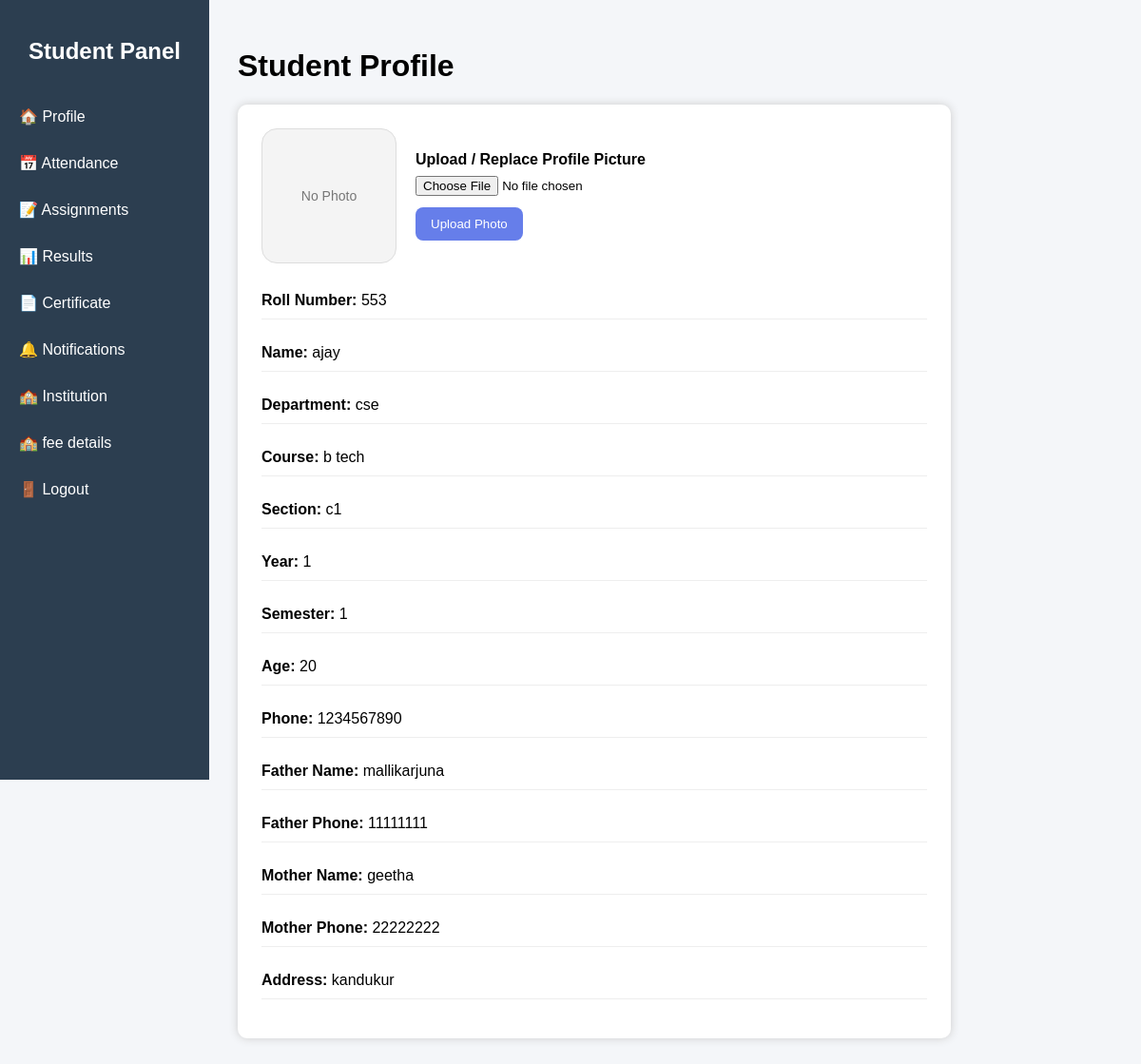
Page /profile (signed in) on the committed database.
### tables this page shows
CREATE TABLE students (

        id INTEGER PRIMARY KEY AUTOINCREMENT,

        roll_number TEXT UNIQUE,
        name TEXT,
        password TEXT,
        department TEXT,
        course_name TEXT,
        age INTEGER,
        section TEXT,
        father_name TEXT,
        father_phone TEXT,
        mother_name TEXT,
        mother_phone TEXT,
        phone TEXT,
        year INTEGER DEFAULT 1,
        semester INTEGER DEFAULT 1,
        address TEXT,
        photo_filename TEXT

    );

### app.py (the view)
@app.route("/profile")
def profile():
    student_session = session.get("student")
    if not student_session:
        return "❌ Session Missing (Login Again)"
    roll = student_session.get("roll_number")
    conn = sqlite3.connect("student.db")
    conn.row_factory = sqlite3.Row
    cursor = conn.cursor()
    cursor.execute("""
        SELECT * FROM students
        WHERE roll_number=?
    """, (roll,))
    student = cursor.fetchone()
    conn.close()
    if not student:
        return "❌ Student Not Found"
    return render_template(
        "student/student_profile.html",
        student=dict(student)
    )

### templates/student/student_profile.html (shortened to what this page needs)
{% extends "student/base.html" %}
{% block content %}
<h1>Student Profile</h1>
<div class="card">
    <div class="profile-header">
        <div class="profile-image">
            {% if student.photo_filename %}
                <img src="{{ url_for('static', filename='uploads/students/' ~ student.photo_filename) }}" alt="Profile Photo">
            {% else %}
                <div class="placeholder">No Photo</div>
            {% endif %}
        </div>
        <div class="upload-form">
            <form action="/upload_dp" method="POST" enctype="multipart/form-data">
                <label for="dp">Upload / Replace Profile Picture</label>
                <input type="file" id="dp" name="dp" accept="image/*" required>
                <button type="submit">Upload Photo</button>
            </form>
        </div>
    </div>
    <p><b>Roll Number:</b> {{ student.roll_number }}</p>
    <p><b>Name:</b> {{ student.name }}</p>
    <p><b>Department:</b> {{ student.department }}</p>
    <p><b>Course:</b> {{ student.course_name }}</p>
    <p><b>Section:</b> {{ student.section }}</p>
    <p><b>Year:</b> {{ student.year }}</p>
    <p><b>Semester:</b> {{ student.semester }}</p>
    <p><b>Age:</b> {{ student.age }}</p>
    <p><b>Phone:</b> {{ student.phone }}</p>
    <p><b>Father Name:</b> {{ student.father_name }}</p>
    <p><b>Father Phone:</b> {{ student.father_phone }}</p>
    <p><b>Mother Name:</b> {{ student.mother_name }}</p>
    <p><b>Mother Phone:</b> {{ student.mother_phone }}</p>
    <p><b>Address:</b> {{ student.address }}</p>
</div>
{% endblock %}

### templates/student/base.html (style rules this page uses)
body { margin:0; font-family: Arial; background:#f4f6f9; }

### rows in the picture
students: roll_number "553", name "ajay", department "cse", course_name "b tech", section "c1", year "1", semester "1", age "20", phone "1234567890", father_name "mallikarjuna", father_phone "11111111", mother_name "geetha", mother_phone "22222222", address "kandukur"
